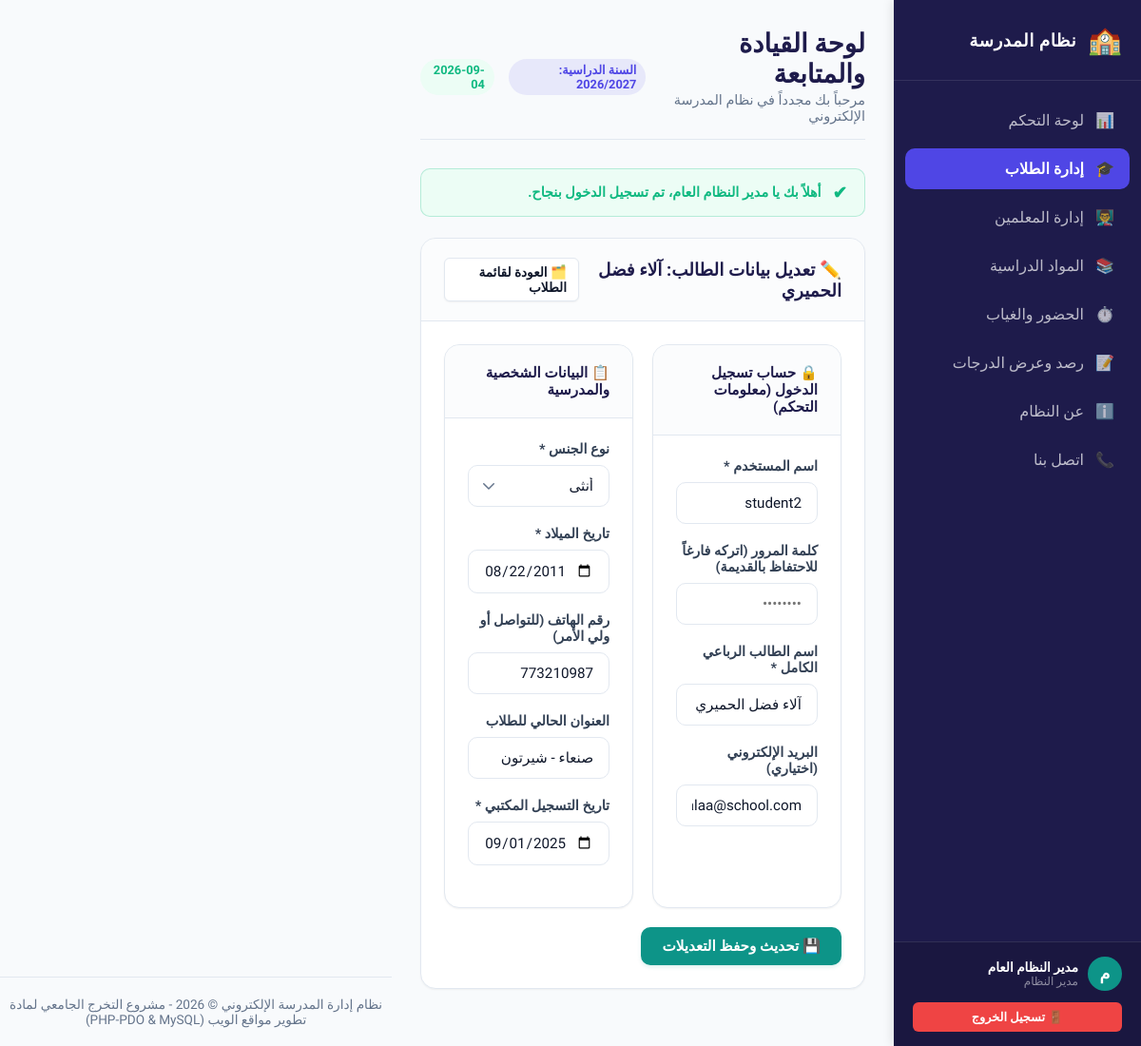
Page /students/edit.php?id=2 (signed in) on the committed database.
### tables this page shows
CREATE TABLE `students` (
    `id` INT AUTO_INCREMENT PRIMARY KEY,
    `user_id` INT NOT NULL UNIQUE,
    `gender` ENUM('male', 'female') NOT NULL,
    `dob` DATE NOT NULL,
    `phone` VARCHAR(20) DEFAULT NULL,
    `address` VARCHAR(255) DEFAULT NULL,
    `enrollment_date` DATE NOT NULL,
    FOREIGN KEY (`user_id`) REFERENCES `users` (`id`) ON DELETE CASCADE
);

CREATE TABLE `users` (
    `id` INT AUTO_INCREMENT PRIMARY KEY,
    `username` VARCHAR(50) NOT NULL UNIQUE,
    `password` VARCHAR(255) NOT NULL,
    `full_name` VARCHAR(100) NOT NULL,
    `email` VARCHAR(100) NOT NULL UNIQUE,
    `role` ENUM('admin', 'teacher', 'student') NOT NULL,
    `created_at` TIMESTAMP DEFAULT CURRENT_TIMESTAMP
);

### students/edit.php (the view, shortened to what this page needs)
<?php
require_once __DIR__ . '/../includes/header.php';
$student_id = intval($_GET['id'] ?? 0);
try {
    $stmt = $pdo->prepare("SELECT s.*, u.username, u.full_name, u.email
                           FROM students s
                           JOIN users u ON s.user_id = u.id
                           WHERE s.id = :id LIMIT 1");
    $stmt->execute(['id' => $student_id]);
    $student = $stmt->fetch();
} catch (PDOException $e) {
    error_log("Error fetching student details: " . $e->getMessage());
    $_SESSION['error'] = "حدث خطأ في النظام أثناء محاولة جلب بيانات الطالب.";
    header("Location: index.php");
    exit;
}
?>
<div class="panel-card slide-up">
    <div class="panel-header">
        <span class="panel-title">✏️ تعديل بيانات الطالب: <?php echo htmlspecialchars($student['full_name']); ?></span>
        <a href="index.php" class="btn btn-light btn-sm">🗂️ العودة لقائمة الطلاب</a>
    </div>
    <div class="panel-body">
        <form action="edit.php?id=<?php echo $student_id; ?>" method="POST">
            <div class="info-grid" style="grid-template-columns: 1fr 1fr; gap: 20px; margin-bottom: 20px;">
                <div class="panel-card" style="margin-bottom: 0;">
                    <div class="panel-header">
                        <span class="panel-title" style="font-size: 0.95rem;">🔒 حساب تسجيل الدخول (معلومات التحكم)</span>
                    </div>
                    <div class="panel-body">
                        <div class="form-group">
                            <label for="username" class="form-label">اسم المستخدم *</label>
                            <input type="text" id="username" name="username" class="form-control" required value="<?php echo htmlspecialchars($_POST['username'] ?? $student['username']); ?>">
                        </div>
                        <div class="form-group">
                            <label for="password" class="form-label">كلمة المرور (اتركه فارغاً للاحتفاظ بالقديمة)</label>
                            <input type="password" id="password" name="password" class="form-control" placeholder="••••••••">
                        </div>
                        <div class="form-group">
                            <label for="full_name" class="form-label">اسم الطالب الرباعي الكامل *</label>
                            <input type="text" id="full_name" name="full_name" class="form-control" required value="<?php echo htmlspecialchars($_POST['full_name'] ?? $student['full_name']); ?>">
                        </div>
                        <div class="form-group">
                            <label for="email" class="form-label">البريد الإلكتروني (اختياري)</label>
                            <input type="email" id="email" name="email" class="form-control" placeholder="(اختياري)" value="<?php echo htmlspecialchars($_POST['email'] ?? $student['email']); ?>">
                        </div>
                    </div>
                </div>
                <div class="panel-card" style="margin-bottom: 0;">
                    <div class="panel-header">
                        <span class="panel-title" style="font-size: 0.95rem;">📋 البيانات الشخصية والمدرسية</span>
                    </div>
                    <div class="panel-body">
                        <div class="form-group">
                            <label for="gender" class="form-label">نوع الجنس *</label>
                            <select id="gender" name="gender" class="form-control" required>
                                <option value="female" <?php echo (($_POST['gender'] ?? $student['gender']) === 'female') ? 'selected' : ''; ?>>أنثى</option>
                            </select>
                        </div>
                        <div class="form-group">
                            <label for="dob" class="form-label">تاريخ الميلاد *</label>
                            <input type="date" id="dob" name="dob" class="form-control" required value="<?php echo htmlspecialchars($_POST['dob'] ?? $student['dob']); ?>">
                        </div>
                        <div class="form-group">
                            <label for="phone" class="form-label">رقم الهاتف (للتواصل أو ولي الأمر)</label>
                            <input type="text" id="phone" name="phone" class="form-control" value="<?php echo htmlspecialchars($_POST['phone'] ?? $student['phone']); ?>">
                        </div>
                        <div class="form-group">
                            <label for="address" class="form-label">العنوان الحالي للطلاب</label>
                            <input type="text" id="address" name="address" class="form-control" value="<?php echo htmlspecialchars($_POST['address'] ?? $student['address']); ?>">
                        </div>
                        <div class="form-group">
                            <label for="enrollment_date" class="form-label">تاريخ التسجيل المكتبي *</label>
                            <input type="date" id="enrollment_date" name="enrollment_date" class="form-control" required value="<?php echo htmlspecialchars($_POST['enrollment_date'] ?? $student['enrollment_date']); ?>">
                        </div>
                    </div>
                </div>
            </div>
            <button type="submit" class="btn btn-secondary">💾 تحديث وحفظ التعديلات</button>
        </form>
    </div>
</div>
<?php
require_once __DIR__ . '/../includes/footer.php';
?>

### css/style.css (style rules this page uses)
:root { --primary-color: #4f46e5; --primary-hover: #4338ca; --secondary-color: #0d9488; --secondary-hover: #0f766e; --bg-color: #f8fafc; --card-bg: #ffffff; --text-main: #0f172a; --text-muted: #64748b; --border-color: #e2e8f0; --success-color: #10b981; --success-bg: #ecfdf5; --error-color: #ef4444; --error-bg: #fef2f2; --warning-color: #f59e0b; --warning-bg: #fffbeb; --shadow-sm: 0 1px 2px 0 rgba(0, 0, 0, 0.05); --shadow-md: 0 4px 6px -1px rgba(0, 0, 0, 0.1), 0 2px 4px -2px rgba(0, 0, 0, 0.1); --shadow-lg: 0 10px 15px -3px rgba(0, 0, 0, 0.1), 0 4px 6px -4px rgba(0, 0, 0, 0.1); --radius-sm: 6px; --radius-md: 10px; --radius-lg: 16px; --sidebar-width: 260px; }
* { margin: 0; padding: 0; box-sizing: border-box; font-family: 'Tajawal', sans-serif; }
body { background-color: var(--bg-color); color: var(--text-main); direction: rtl; min-height: 100vh; display: flex; }
.slide-up { animation: slideUp 0.4s ease-out forwards; }
.form-group { margin-bottom: 20px; }
.form-label { display: block; font-size: 0.9rem; font-weight: 700; margin-bottom: 8px; color: #334155; }
.form-control { width: 100%; padding: 12px 16px; font-size: 0.95rem; border: 1.5px solid var(--border-color); border-radius: var(--radius-md); background-color: #fff; transition: all 0.3s ease; color: var(--text-main); }
select.form-control { appearance: none; background-repeat: no-repeat; background-position: left 12px center; background-size: 18px; padding-left: 40px; }
.btn { display: inline-flex; align-items: center; justify-content: center; padding: 11px 22px; font-size: 0.95rem; font-weight: 700; border-radius: var(--radius-md); border: none; cursor: pointer; transition: all 0.25s ease; gap: 8px; text-decoration: none; }
.btn-secondary { background-color: var(--secondary-color); color: #fff; box-shadow: 0 2px 4px rgba(13, 148, 136, 0.15); }
.btn-light { background-color: #fff; color: var(--text-main); border: 1px solid var(--border-color); box-shadow: var(--shadow-sm); }
.btn-sm { padding: 6px 12px; font-size: 0.85rem; border-radius: var(--radius-sm); }
.panel-card { background-color: var(--card-bg); border-radius: var(--radius-lg); border: 1px solid var(--border-color); box-shadow: var(--shadow-sm); margin-bottom: 30px; overflow: hidden; }
.panel-header { padding: 20px 24px; border-bottom: 1px solid var(--border-color); background-color: rgba(248, 250, 252, 0.6); display: flex; justify-content: space-between; align-items: center; }
.panel-title { font-size: 1.15rem; font-weight: 700; color: #1e1b4b; }
.panel-body { padding: 24px; }
.info-grid { display: grid; grid-template-columns: 2fr 1fr; gap: 30px; }

### rows in the picture
students: user.full_name "آلاء فضل الحميري", username "student2", full_name "آلاء فضل الحميري", email "alaa@school.com", gender "أنثى", dob "08/22/2011", phone "773210987", address "صنعاء - شيرتون", enrollment_date "09/01/2025"

### other values in the picture
$avatar_letter "م"
$user_full_name "مدير النظام العام"
$_SESSION['success'] "أهلاً بك يا مدير النظام العام، تم تسجيل الدخول بنجاح."
